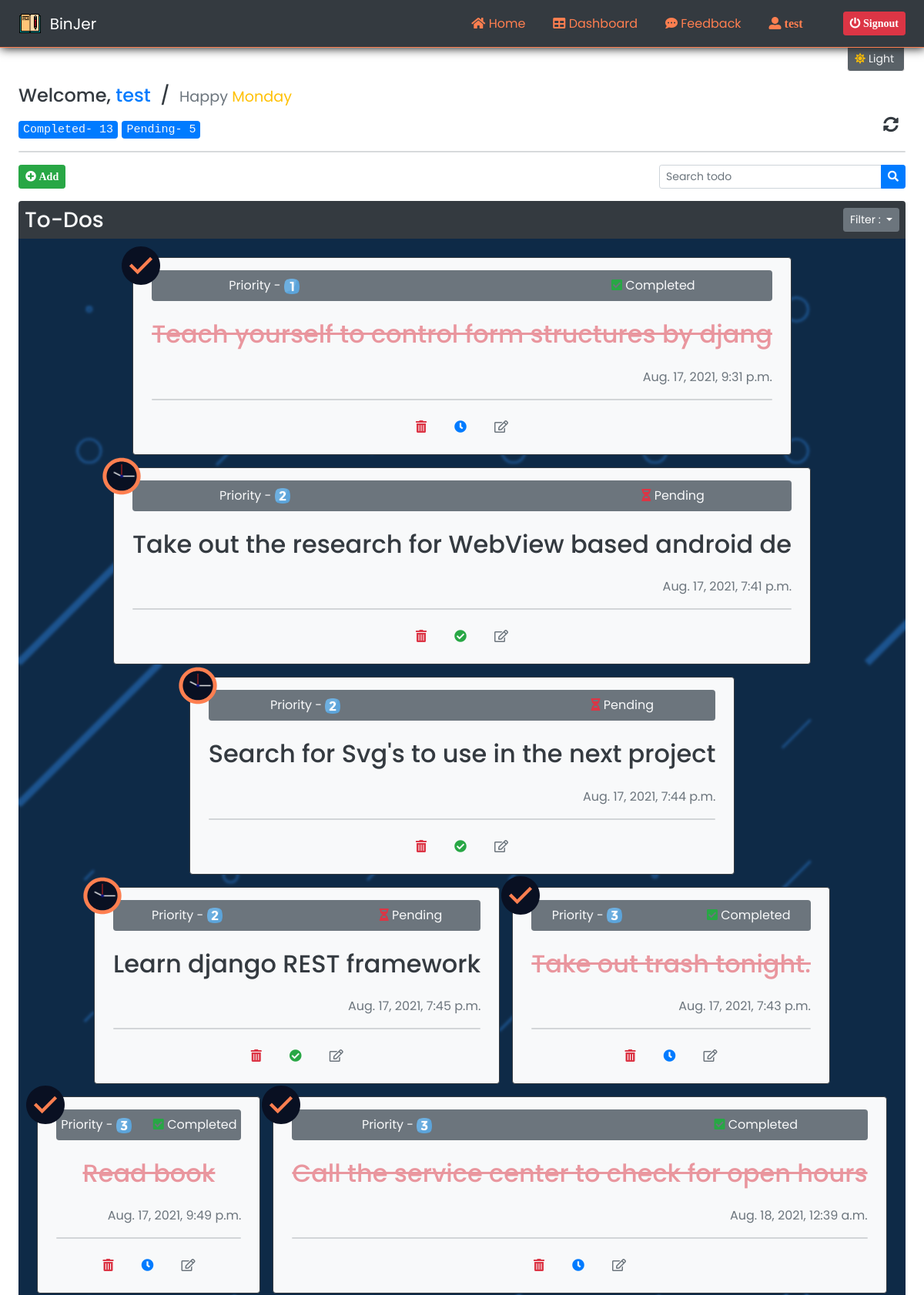
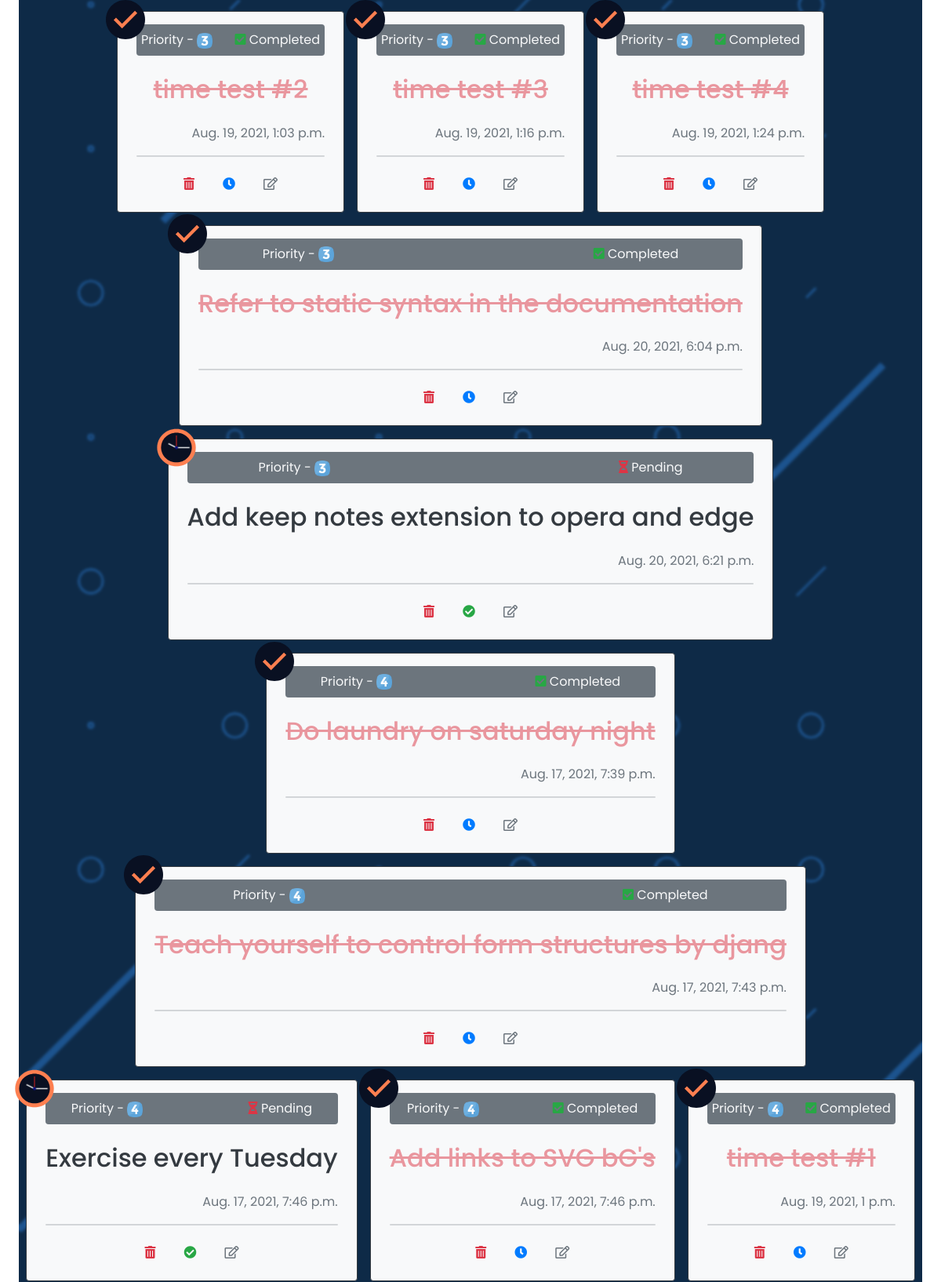
Page /dashboard/priority/ (signed in, upper part) on the committed database (2 pictures, top to bottom).
### myapp/models.py (models this page shows)
class TODO(models.Model):
    status_choices=[
        ('Completed','Completed'),
        ('Pending', 'Pending')
    ]
    priority_choices=[
        ('1','1️'),
        ('2','2️'),
        ('3','3️'),
        ('4','4️'),
        ('5','5️'),
    ]
    title = models.CharField(max_length=50)
    status = models.CharField(max_length=10 , choices=status_choices)
    date = models.DateTimeField()
    priority = models.CharField(max_length=5 , choices=priority_choices)
    user = models.ForeignKey(User, on_delete = models.CASCADE)

### myapp/views.py (the view, shortened to what this page needs)
# urls.py: path('dashboard/',views.dashboard, name='dashboard'),
def dashboard(request,order=None):
    my_date = date.today()
    day = calendar.day_name[my_date.weekday()]
    if request.user.is_authenticated:
        user = request.user
        completedCount = len(TODO.objects.filter(user=user,status='Completed'))
        pendingCount = len(TODO.objects.filter(user=user,status='Pending'))
        if order == 'newest':
            request.session['order'] = '-date'
            todos = TODO.objects.filter(user=user).order_by('-date')
            return render(request, 'dashboard.html',{'todos':todos , 'day':day , 'completedCount':completedCount, 'pendingCount':pendingCount})
        elif order == 'pending':
            request.session['order'] = '-status'
            todos = TODO.objects.filter(user=user).order_by('-status')
            return render(request, 'dashboard.html',{'todos':todos , 'day':day, 'completedCount':completedCount, 'pendingCount':pendingCount})
        elif order == 'priority':
            request.session['order'] = 'priority'
            todos = TODO.objects.filter(user=user).order_by('priority')
            return render(request, 'dashboard.html',{'todos':todos , 'day':day, 'completedCount':completedCount, 'pendingCount':pendingCount})
    else:
        return redirect('login')

### myapp/templates/dashboard.html (shortened to what this page needs)
{% extends 'base.html' %} {% block content %}
{% load static %}
<main class="px-4">
  <div class="hero">
    {% if user.is_authenticated %}
    <h4 class="theme-change-text text-dark">
      Welcome,
      <span class="text-primary">
        {{user.username}}
      </span>&nbsp;/&nbsp;
      <span class="text-muted small text-nowrap">Happy <span class="text-warning">{{day}}</span>
    </span>
    </h4>
    <div class="d-flex justify-content-between align-items-end">
      <div style="font-size: 20px;">
          <span class="font-weight-light font-monospace text-light badge badge-primary">Completed- {{completedCount}}</span>
          {% if pendingCount %}
          <span class="font-weight-light font-monospace text-light badge badge-primary">Pending- {{pendingCount}}</span>
          {% else %}
          <span class="text-success text-nowrap" style="font-size: small;">&nbsp;You are all caught up on your ToDos&nbsp;<i class="fas fa-thumbs-up"></i></span>
          {% endif %}
      </div>
      <a href="/dashboard/" class="btn btn-sm"><i class="theme-change-text fas fa-sync-alt text-dark" style="font-size: 20px;"></i></a>
    </div>
    <hr class="bg-secondary rounded" />
    <div
      class="text-dark d-flex justify-content-between align-items-baseline mt-2"
    >
      <div>
        <button
          type="button"
          class="btn btn-success btn-sm"
          data-toggle="modal"
          data-target=".bd-example-modal-lg"
        >
          <i class="fas fa-plus-circle fa-md">&nbsp;Add</i>
        </button>
      </div>
      <div>
        <form name="searchForm" action="/searchTodo/" method="GET">
        <div class="input-group mb-3">
          <input
            type="text"
            class="form-control form-control-sm"
            name="searchTodo"
            id="searchTodo"
            placeholder="Search todo"
            aria-label="Search todo"
            aria-describedby="button-addon2"
          />
          <div class="input-group-append">
            <button
              class="btn btn-primary btn-sm"
              id="search=btn"
              type="submit"
            ><i class="fas fa-search"></i> </button>
          </div>
        </div>
      </form>
      </div>
    </div>
    <div
      class="
        text-light text-center
        py-2
        px-2
        mb-0
        rounded-top
        d-flex
        justify-content-between
        align-items-center
        bg-dark
      "
    >
      <span><h3 class="my-auto">To-Dos</h3></span>
      <div class="dropdown">
        <button class="btn btn-secondary btn-sm dropdown-toggle" type="button" id="dropdownMenuButton1" data-bs-toggle="dropdown" aria-expanded="false">
          Filter :
        </button>
      </div>
    </div>
    <div
      class="todo-container container-fluid w-100 mt-0 mb-4 py-4 px-2 rounded-bottom d-flex justify-content-center align-items-center flex-wrap"
      style="gap: 1em; min-height: 50vh; height: auto"
    >
    {% if todos.exists %}
    {% for todo in todos %}
      <div
        class="theme-change-div bg-light theme-change-text text-dark rounded my-auto py-3 px-4 text-center"
        id="todo"
      >
        {% if todo.status == 'Pending' %}
        <span class="text-danger" id="abs-status">
        </span>
        {% elif todo.status == 'Completed' %}
        <span class="text-success" id="abs-status">
        </span>
        {% endif %}
        <div
          class="
            d-flex
            justify-content-around
            align-items-center
            bg-secondary
            rounded
            mb-4
          "
          style="min-width: 20vw !important"
        >
          <p class="text-light my-2">
            Priority -
            {% if todo.priority == '1' %}
            <img src="{% static 'img/1.png' %}" alt="{{todo.priority}}" style="height: 20px; width: 20px;">
            {% elif todo.priority == '2'  %}
            <img src="{% static 'img/2.png' %}" alt="{{todo.priority}}" style="height: 20px; width: 20px;">
            {% elif todo.priority == '3'  %}
            <img src="{% static 'img/3.png' %}" alt="{{todo.priority}}" style="height: 20px; width: 20px;">
            {% elif todo.priority == '4'  %}
            <img src="{% static 'img/4.png' %}" alt="{{todo.priority}}" style="height: 20px; width: 20px;">
            {% elif todo.priority == '5'  %}
            <img src="{% static 'img/5.png' %}" alt="{{todo.priority}}" style="height: 20px; width: 20px;">
            {% endif %}
          </p>
          <div class="text-light my-2">
            {% if todo.status == 'Pending' %}
            <span class="text-danger"
              ><i class="fas fa-hourglass-half "></i
            ></span>
            {% elif todo.status == 'Completed' %}
            <span class="text-success"
              ><i class="fas fa-check-square "></i
            ></span>
            {% endif %} {{todo.status}}
          </div>
        </div>
        {% if todo.status == 'Pending' %}
        <h2 class="">{{todo.title}}</h2>
        {% elif todo.status == 'Completed' %}
        <h2 class="text-danger" style="opacity: 0.5; text-decoration-line: line-through;">{{todo.title}}</h2>
        {% endif %}
        <p class="text-secondary text-right mt-4">{{todo.date}}</p>
        <hr class="bg-secondary rounded" />
        <div
          class="d-flex justify-content-center align-items-center"
          style="gap: 10px"
        >
          <a
            href="/delete_todo/{{todo.id}}"
            class="btn text-danger"
            title="Delete ToDo"
            ><i class="fas fa-trash-alt"></i
          ></a>
          {% if todo.status == 'Pending' %}
          <a
            href="/change_status/{{todo.id}}/Completed"
            class="btn text-success"
            title="Mark Completed"
            ><i class="fas fa-check-circle"></i
          ></a>
          {% elif todo.status == 'Completed' %}
          <a
            href="/change_status/{{todo.id}}/Pending"
            class="btn text-primary"
            title="Mark Pending"
            ><i class="fas fa-clock"></i
          ></a>
          {% endif %}
          <a
            href="#"
            class="btn text-secondary"
            ><i class="far fa-edit"></i
          ></a>
        </div>
      </div>
      {% endfor %}
      {% else %}
      <h2 class="text-danger text-center my-auto" style="z-index: 5;">No tasks are added</h2>
      {% endif %}
    </div>
    {% else %}
    <div class="text-center">
      <h1 class="text-dark">Signin to views your ToDos</h1>
      <a href="/login" class="btn btn-primary">Signin</a>
    </div>
    {% endif %}
  </div>
</main>
{% endblock %}

### myapp/templates/base.html (shortened to what this page needs)
{% load static %}
<!doctype html>
<html lang="en">
  <head>
    <link href="https://cdn.jsdelivr.net/npm/bootstrap@5.0.0/dist/css/bootstrap.min.css" rel="stylesheet" >
    <link rel="stylesheet" href="https://stackpath.bootstrapcdn.com/bootstrap/4.3.1/css/bootstrap.min.css">
    <link
    rel="stylesheet"
    href="https://use.fontawesome.com/releases/v5.7.0/css/all.css"
    />
  </head>
  <body>
    <nav class="navbar sticky-top mb-5 navbar-expand-lg navbar-dark bg-dark px-4 d-flex justify-content-between">
      <a class="navbar-brand d-flex align-items-center" href="/"><img id="logo" src="{% static 'img/logo.png' %}" alt="BinJer" style="height: 35px; width: 30px;">&nbsp;&nbsp;BinJer</a>
        <div class="collapse navbar-collapse" id="navbarText">
          <ul class="w-100 navbar-nav mr-4 d-flex justify-content-end" style="gap:20px;">
            <li class="nav-item">
              <a class="nav-link" href="/"><i class="fas fa-home"></i> Home</a>
            </li>
            <li class="nav-item">
              {% if user.is_authenticated %}
              <a class="nav-link" href="/dashboard/"><i class="fas fa-table"></i> Dashboard</a>
              {% else %}
              <a class="nav-link" href="#features"><i class="fas fa-project-diagram"></i> Features</a>
              {% endif %}
            </li>
            <li class="nav-item">
              <a class="nav-link" href="/feedback/"><i class="fas fa-comment-dots"></i> Feedback</a>
            </li>
            <li class="nav-item">
              {% if user.is_authenticated %}
              <a class="nav-link" href="#"><i class="fas fa-user-alt">&nbsp;{{user.username}}</i></a>
              {% endif %}
            </li>
          </ul>
          <span class="navbar-buttons d-flex justify-content-center align-items-center">
            {% if user.is_authenticated %}
            <a href="/logout" class="btn btn-danger btn-sm"><i class="fas fa-power-off">&nbsp;Signout</i></a>
            {% else %}
            <a href="/login" class="btn btn-outline-success btn-sm" style="color: white !important;">Login/Signup</a>
            {% endif %}
          </span>
        </div>
    </nav>
    <div id="dark-mode-btn-container" title="Change Theme">
      <button class="btn btn-sm" id="dark-mode-btn"><i class="theme-change-icon text-warning fas fa-moon"></i><span class="px-1 theme-change-text text-light" id="theme-info"></span></button>
    </div>
    {% block content %}
    {% endblock %}
</body>
</html>

### myapp/templates/base.html (style rules this page uses)
body { font-family: 'Poppins', sans-serif; }
html { scroll-behavior: smooth !important; }
main { min-height: 90vh !important; }
.navbar { border-bottom: 1px solid coral; box-shadow: 0.5px 1px 12px #1b1b1b; }
.nav-link { color: coral !important; border-radius: 0px 2.5px 2.5px 0px; transition: all ease 300ms; }
.navbar-brand { color: white !important; }
#logo { transition: all ease 500ms; }
#dark-mode-btn-container { position: fixed; top: 3.5em; right: 25px; background-color: #5A6268; border-radius: 0px 0px 4px 4px !important; border: 0.5px solid snow; z-index: 100; padding-top: 4px; transition: all ease 300ms; }

### myapp/templates/dashboard.html (style rules this page uses)
.todo-container { background-repeat: no-repeat; background-size: cover; position: relative; }
.todo-container::after { content: ''; position: absolute; top: 0; left: 0; right: 0; height: 100%; width: 100%; background:transparent; backdrop-filter: blur(1.5px); z-index: 1; }
#todo { position: relative; border: 1.5px solid #343a40; transition: all ease 300ms; z-index:5 ; }
#abs-status { position: absolute; top: -20px; left: -20px; padding: 5px; border-radius: 4px; transition: all ease-in-out 700ms 0.5s; }
#clock-svg { height:50px !important; width: 50px !important; }
#check-svg { height: 50px; width: 50px; }

### rows in the picture
TODO: status "Completed", title "Teach yourself to control form structures by djang", date "Aug. 17, 2021, 9:31 p.m."
TODO: status "Pending", title "Take out the research for WebView based android de", date "Aug. 17, 2021, 7:41 p.m."
TODO: status "Pending", title "Search for Svg's to use in the next project", date "Aug. 17, 2021, 7:44 p.m."
TODO: status "Pending", title "Learn django REST framework", date "Aug. 17, 2021, 7:45 p.m."
TODO: status "Completed", title "Take out trash tonight.", date "Aug. 17, 2021, 7:43 p.m."
TODO: status "Completed", title "Read book", date "Aug. 17, 2021, 9:49 p.m."
TODO: status "Completed", title "Call the service center to check for open hours", date "Aug. 18, 2021, 12:39 a.m."
TODO: status "Completed", title "time test #2", date "Aug. 19, 2021, 1:03 p.m."
TODO: status "Completed", title "time test #3", date "Aug. 19, 2021, 1:16 p.m."
TODO: status "Completed", title "time test #4", date "Aug. 19, 2021, 1:24 p.m."
TODO: status "Completed", title "Refer to static syntax in the documentation", date "Aug. 20, 2021, 6:04 p.m."
TODO: status "Pending", title "Add keep notes extension to opera and edge", date "Aug. 20, 2021, 6:21 p.m."
TODO: status "Completed", title "Do laundry on saturday night", date "Aug. 17, 2021, 7:39 p.m."
TODO: status "Completed", title "Teach yourself to control form structures by djang", date "Aug. 17, 2021, 7:43 p.m."
TODO: status "Pending", title "Exercise every Tuesday", date "Aug. 17, 2021, 7:46 p.m."
TODO: status "Completed", title "Add links to SVG bG's", date "Aug. 17, 2021, 7:46 p.m."
TODO: status "Completed", title "time test #1", date "Aug. 19, 2021, 1 p.m."

### other values in the picture
{{ user.username }} "test"
{{ day }} "Monday"
{{ completedCount }} "13"
{{ pendingCount }} "5"
